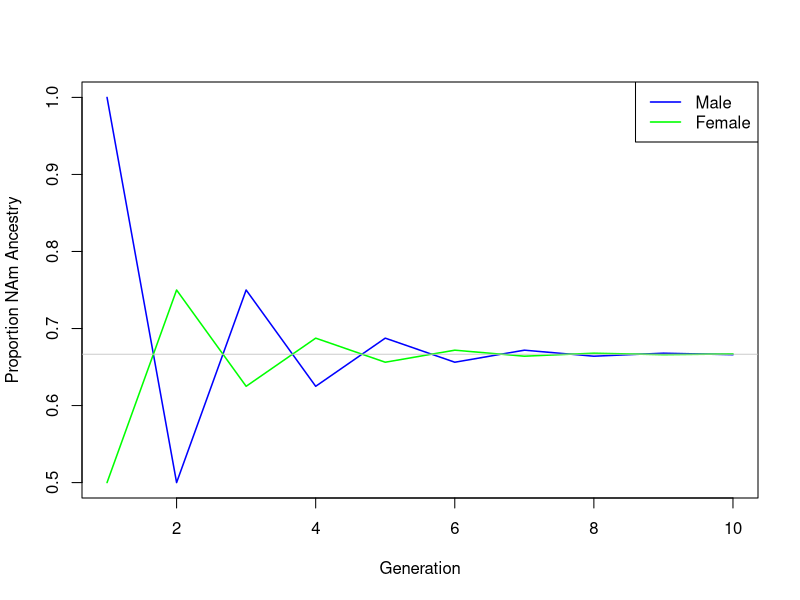
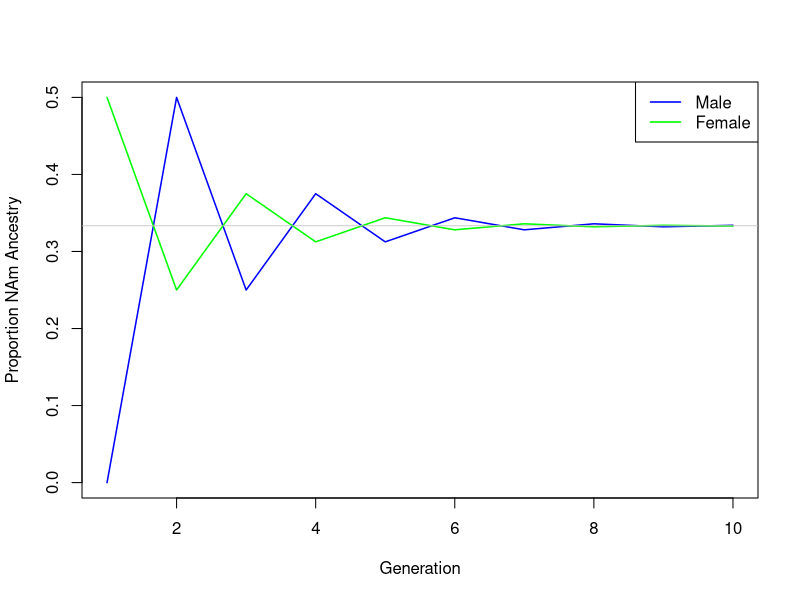
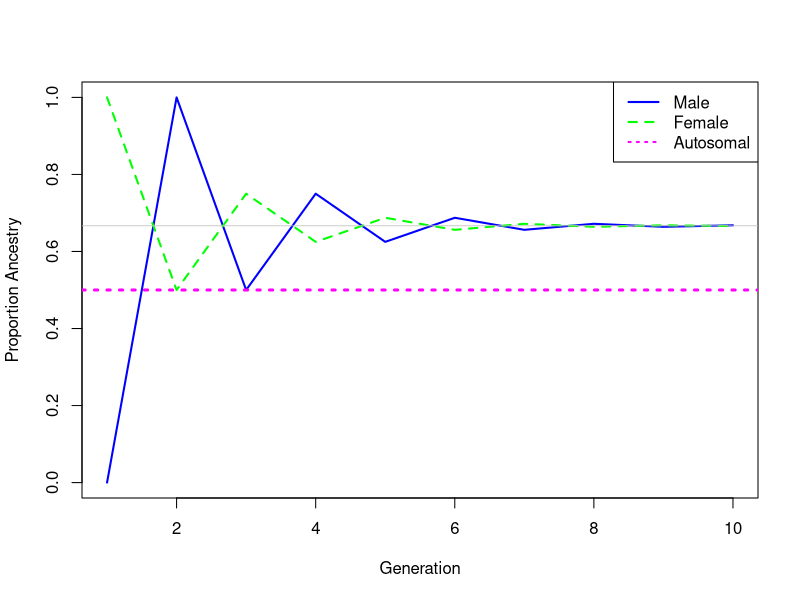
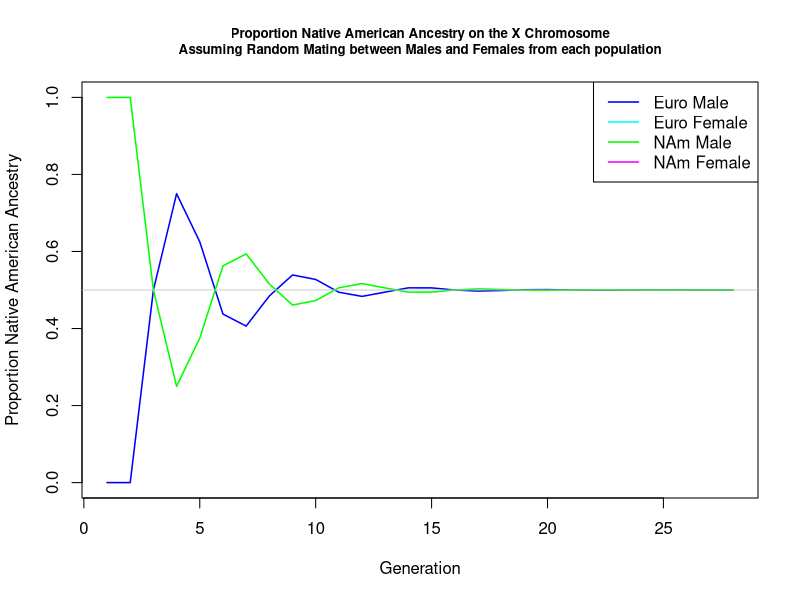

Write R code to recreate these figures, in order.

## code to find how long until equilibrium under assortative mating

# 4 values to save each iteration
# male NAm, male Euro
# female NAm, female Euro
# maybe two matrices, one per sex, with two rows, one per ancestry

EqulibTime <- function(bigB,initFemale,initMale,autosomes=FALSE){

  ancesFemale <- data.frame(matrix(NA,nrow=2,ncol=bigB))
  ancesMale <- data.frame(matrix(NA,nrow=2,ncol=bigB))
  rownames(ancesFemale) <- rownames(ancesMale) <- c("NAm","Euro")

  ancesFemale[,1] <- initFemale
  ancesMale[,1] <- initMale
  ct <- 2
  diffMale <- 1
  
  if(!autosomes){
    while(diffMale>1e-04){
      ancesMale[,ct] <- ancesFemale[,(ct-1)]
      ancesFemale[,ct] <- (ancesMale[,(ct-1)]+ancesFemale[,(ct-1)])/2
      diffMale <- abs(ancesMale["Euro",ct]-ancesMale["Euro",(ct-1)])
      ct <- ct+1
      if(ct>bigB){diffMale <- 0}
    }
  }
  
  # make an option for autosomes too
  if(autosomes){
    while(diffMale>1e-04){
      ancesMale[,ct] <- (ancesMale[,(ct-1)]+ancesFemale[,(ct-1)])/2
      ancesFemale[,ct] <- (ancesFemale[,(ct-1)]+ancesMale[,(ct-1)])/2
      diffMale <- abs(ancesMale["Euro",ct]-ancesMale["Euro",(ct-1)])
      ct <- ct+1
      if(ct>bigB){diffMale <- 0}
    }
  }

  return(rbind(ancesMale,ancesFemale))
}

EqulibTimeBoth <- function(bigB,initFemale1,initMale1,initFemale2,initMale2){
  
  ancesFemale <- data.frame(matrix(NA,nrow=4,ncol=bigB))
  ancesMale <- data.frame(matrix(NA,nrow=4,ncol=bigB))
  rownames(ancesFemale) <- rownames(ancesMale) <- c("NAm","Euro","NAm1","Euro1")
  
  ancesFemale[,1] <- c(initFemale1,initFemale2)
  ancesMale[,1] <- c(initMale1,initMale2)
  diffMale <- 1
  
  res <- EqulibTime(2,initFemale1,initMale2)
  res2 <- EqulibTime(2,initFemale2,initMale1)
  
  ancesMale[,2] <- c(res[1:2,2],res2[1:2,2])
  ancesFemale[,2] <- c(res[3:4,2],res2[3:4,2])
  ct <- 3
  
  while(diffMale>1e-04){
    res <- EqulibTime(2,ancesFemale[1:2,(ct-1)],ancesMale[3:4,(ct-1)])
    res2 <- EqulibTime(2,ancesFemale[3:4,(ct-1)],ancesMale[1:2,(ct-1)])
    
    ancesMale[,ct] <- c(res[1:2,2],res2[1:2,2])
    ancesFemale[,ct] <- c(res[3:4,2],res2[3:4,2])
    
    diffMale <- abs(ancesMale["Euro",ct]-ancesMale["Euro",(ct-1)])
    ct <- ct+1
    if(ct>bigB){diffMale <- 0}    
  }
  rownames(ancesMale) <- paste(rownames(ancesMale),".male",sep="")
  rownames(ancesFemale) <- paste(rownames(ancesFemale),".female",sep="")
  return(rbind(ancesMale,ancesFemale))
}


initFemale <- c(0.5,0.5)
initMale <- c(1,0)
bigB <- 10000
res <- EqulibTime(bigB,initFemale,initMale)

pdf("../assortative_mating/plots/timeToEqulib_NAm.pdf")
plot(1:10,res["NAm",1:10],type="l",col="blue",xlab="Generation",ylab="Proportion NAm Ancestry",lwd=1.5)
points(1:10,res["NAm1",1:10],type="l",col="green",lwd=1.5)
legend("topright",c("Male","Female"),lty=1,col=c("blue","green"),lwd=1.5)
abline(h=2/3,lwd=0.8,col="gray")
dev.off()

initFemale <- c(0.5,0.5)
initMale <- c(0,1)
bigB <- 10000
res <- EqulibTime(bigB,initFemale,initMale)

pdf("../assortative_mating/plots/timeToEqulib_Euro.pdf")
plot(1:10,res["NAm",1:10],type="l",col="blue",xlab="Generation",ylab="Proportion NAm Ancestry",lwd=1.5)
points(1:10,res["NAm1",1:10],type="l",col="green",lwd=1.5)
legend("topright",c("Male","Female"),lty=1,col=c("blue","green"),lwd=1.5)
abline(h=1/3,lwd=0.8,col="gray")
dev.off()

initFemale <- c(1,0)
initMale <- c(0,1)
bigB <- 10000
res <- EqulibTime(bigB,initFemale,initMale)

pdf("../assortative_mating/plots/timeToEqulib_mostExtreme.pdf")
plot(1:10,res["NAm",1:10],type="l",col="blue",xlab="Generation",ylab="Proportion Ancestry",lwd=2)
points(1:10,res["NAm1",1:10],type="l",col="green",lwd=2,lty=2)
legend("topright",c("Male","Female","Autosomal"),col=c("blue","green","magenta"),lwd=2,lty=c(1,2,3))
abline(h=2/3,lwd=0.8,col="gray")
abline(h=0.5,lwd=3,col="magenta",lty=3)
dev.off()

initFemale <- c(1,0)
initMale <- c(0,1)
bigB <- 1000
res <- EqulibTime(bigB,initFemale,initMale,autosomes=TRUE)

initFemale <- c(0.25,0.75)
initMale <- c(0.5,0.5)
bigB <- 1000
res <- EqulibTime(bigB,initFemale,initMale,autosomes=TRUE)

# equlib autosomal proportions are always the mean of the female/male initial proportions for each ancestry
# always reaches equlib at first admixing generation

initFemale1 <- initMale1 <- c(0,1)
initFemale2 <- initMale2 <- c(1,0)
res <- EqulibTimeBoth(bigB,initFemale1,initMale1,initFemale2,initMale2)
# first 4 are males, last 4 are females
# first two rows are euro males, 3:4 are Nam males
# 5:6 are Euro females, 7:8 are NAm females

pdf("../assortative_mating/plots/timeToEqulib_bothMandF.pdf")
plot(1:28,res["NAm.male",1:28],type="l",col="blue",xlab="Generation",ylab="Proportion Native American Ancestry",
     lwd=1.5,main="Proportion Native American Ancestry on the X Chromosome\nAssuming Random Mating between Males and Females from each population",
     cex.main=0.8,ylim=c(0,1))
points(1:28,res["NAm1.male",1:28],type="l",col="green",lwd=1.5)
points(1:28,res["NAm2.female",1:28],type="l",col="cyan",lwd=1.5)
points(1:28,res["NAm11.female",1:28],type="l",col="magenta",lwd=1.5)
legend("topright",c("Euro Male","Euro Female","NAm Male","NAm Female"),lty=1,col=c("blue","cyan","green","magenta"),lwd=1.5)
abline(h=1/2,lwd=0.8,col="gray")
dev.off()

